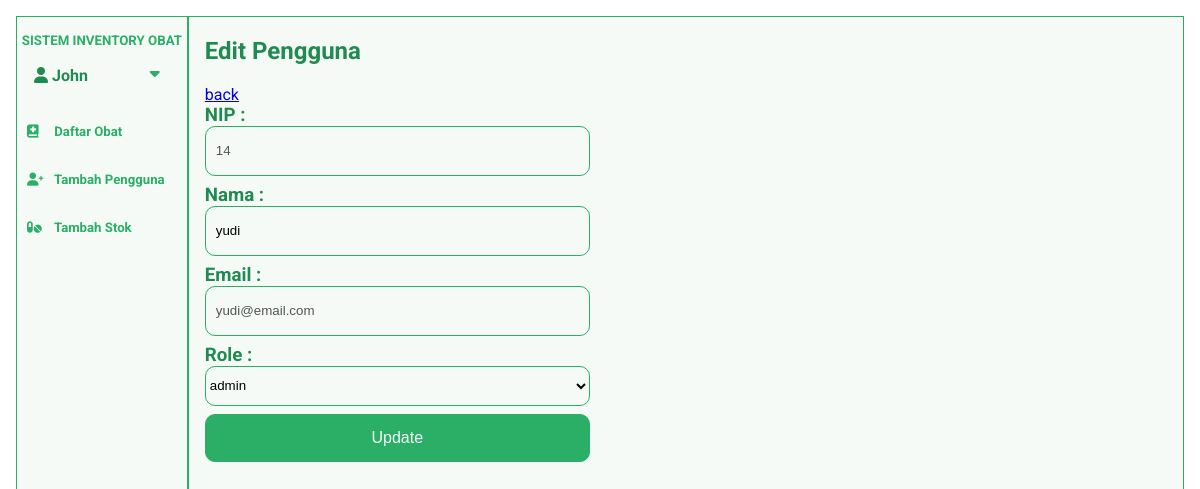
Screenshot of /pages/edit_pengguna.php?id=14 (signed in) with the database file from the repository.
### tables this page shows
CREATE TABLE `pengguna` (
  `nip` int(11) NOT NULL,
  `nama_pengguna` varchar(50) NOT NULL,
  `email` varchar(50) NOT NULL,
  `password` varchar(100) NOT NULL,
  `role` int(11) NOT NULL
);

### pages/edit_pengguna.php (the view, shortened to what this page needs)
<?php
include_once("../config.php");
$id = $_GET['id'];
$getRole = mysqli_query($connection, "SELECT * FROM role");
$pengguna = mysqli_query($connection, "SELECT * from pengguna where nip=$id ");
while ($data_pengguna = mysqli_fetch_array($pengguna)) {
    $nama_pengguna = $data_pengguna['nama_pengguna'];
    $email = $data_pengguna['email'];
    $role = $data_pengguna['role'];
}
?>
<!DOCTYPE html>
<html lang="en">
<head>
    <link rel="stylesheet" href="https://cdnjs.cloudflare.com/ajax/libs/font-awesome/4.7.0/css/font-awesome.min.css">
    <link rel="stylesheet" href="style/edit_obat.css?v=<?php echo time() ?>">
</head>
<body>
    <div class="container">
        <?php
        include('../component/navigation.php')
        ?>
        <div class="content" onclick=closeAkun()>
            <h2>Edit Pengguna</h2>
            <a href="../pages/daftar_pengguna.php">back</a>
            <form action="edit_pengguna.php" method="POST">
                <div class="fieldset">
                    <div class="field">
                        <h3>NIP :</h3>
                        <input disabled value="<?php echo $_GET['id'] ?>">
                    </div>
                    <div class="field">
                        <h3>Nama :</h3>
                        <input type=" text" name="nama_baru" value='<?php echo $nama_pengguna ?>'>
                    </div>
                    <div class="field">
                        <h3>Email :</h3>
                        <input type="email" disabled value='<?php echo $email ?>'>
                    </div>
                    <div class="field">
                        <h3>Role :</h3>
                        <select name="role_baru" id="role_baru">
                            <?php
                            while ($data_role = mysqli_fetch_array($getRole)) {
                                if ($data_role['id'] === $role) {
                                    echo " <option value=$data_role[id]  selected> $data_role[nama_role]</option> ";
                                } else {
                                    echo " <option value=$data_role[id]>$data_role[nama_role]</option>";
                                }
                            }
                            ?>
                        </select>
                    </div>
                    <div class="field">
                        <input type="submit" name="update" value="Update">
                    </div>
                </div>
            </form>
        </div>
</body>
</html>

### component/navigation.php (shortened to what this page needs)
<?php
include_once('../config.php');
$nip = $_SESSION['nip'];
$user = mysqli_query($connection, "SELECT *FROM pengguna where nip=$nip");
while ($data_user = mysqli_fetch_array($user)) {
  $nama = $data_user['nama_pengguna'];
}
?>
<!DOCTYPE html>
<html lang="en">
<head>
  <link rel="stylesheet" href="https://cdnjs.cloudflare.com/ajax/libs/font-awesome/6.0.0/css/all.min.css" />
</head>
<body>
  <div class="navigation">
    <nav class="desktop">
      <div class="info-desktop">
        <div class="judul">
          <h5>SISTEM INVENTORY OBAT</h5>
        </div>
        <div id="info-desktop">
          <div class="user">
            <a href="../pages/akun.php" class="name-user">
              <i class="fa fa-user" title="akun"></i> <?php echo substr($nama, 0, 14)  ?>
            </a>
            <a id="showDesktopMenu" onclick=showLogoutMenuDesktop()> <i class="fas fa-caret-down"></i> </a>
          </div>
        </div>
        <ul>
          <li>
            <a href="../pages/daftar_obat.php?keyword=&halaman=1">
              <i class="fa-solid fa-book-medical"></i> Daftar Obat</a>
          </li>
          <?php if ($_SESSION['role'] == 1) echo '
               <li>
            <a href="../pages/tambah_pengguna.php"><i class="fas fa-user-plus"></i> Tambah Pengguna</a>
            </li>
            ';
          ?>
          <?php
          if ($_SESSION['role'] <= 2) {
            echo '
              <li>
            <a href="../pages/tambah_stok_obat.php">
              <i class="fas fa-pills"></i> Tambah Stok</a>
              </li>';
          }
          ?>
        </ul>
    </nav>
  </div>
</body>
</html>

### pages/style/edit_obat.css (style rules this page uses)
:root { --green: #2bae66ff; --softWhite: rgb(245, 250, 247); --white: white; --error: rgb(215, 0, 0); --fontHead: "Roboto", sans-serif; --fontColor: rgb(32, 139, 80); }
body { margin: 0; padding: 0; font-family: "Roboto", sans-serif; background-color: white; height: 100%; font-size: 100%; }
.container { margin: 1rem 1rem auto; display: flex; border: 1px solid var(--green); width: auto; height: 95vh; overflow: hidden; }
h5 { margin: 0; padding: 0; }
.navigation { display: flex; flex-direction: column; background-color: var(--softWhite); flex-grow: 1; width: 15vw; }
.info-desktop { background-color: var(--softWhite); text-align: center; position: sticky; top: 1rem; color: var(--green); font-weight: bolder; }
ul { margin: 20px 0; padding: 0; list-style: none; overflow: hidden; }
nav ul li { text-decoration: none; text-align: center; display: flex; flex-direction: column; width: 100%; height: 3rem; }
nav li a { text-decoration: none; line-height: 3rem; font-size: 1.1vw; text-align: left; padding: 0 10px; color: var(--green); }
nav ul li i { width: 1.5rem; }
.content { background-color: var(--softWhite); flex-grow: 1; border-left: 2px solid var(--green); width: 85vw; padding: 0 1rem 0rem 1rem; color: var(--fontColor); overflow: auto; }
.fieldset { width: 100%; margin-bottom: 5rem; overflow: auto; }
.field { display: flex; flex-direction: column; width: 40%; margin-bottom: 0.5rem; }
h3 { margin: 0; padding: 0; }
input { background-color: var(--softWhite); height: 3rem; outline: none; border: 1px solid var(--green); border-radius: 10px; padding: 0 10px; }
.field input[type="submit"] { height: 3rem; background-color: var(--green); color: var(--softWhite); border-radius: 10px; font-size: 1rem; border: 1px solid var(--green); }
.field select { height: 2.5rem; background-color: var(--softWhite); border: 1px solid var(--green); border-radius: 10px; outline: none; }

### component/navigation.php (style rules this page uses)
#info-desktop { text-align: left; margin-top: 1rem; padding: 0 10%; }
#info-desktop a { text-decoration: none; }
.user { display: flex; flex-direction: row; justify-content: space-between; }
.name-user { line-height: 1rem; font-size: 1rem; color: var(--fontColor); line-height: 1.5rem; }
#showDesktopMenu, #closeDesktopMenu { padding: 0 10px; }
#showDesktopMenu { display: block; }

### rows the page displays
pengguna: nama_pengguna "John"
pengguna: nama_baru "yudi", email "yudi@email.com"

### other values shown
form field role_baru "admin"
